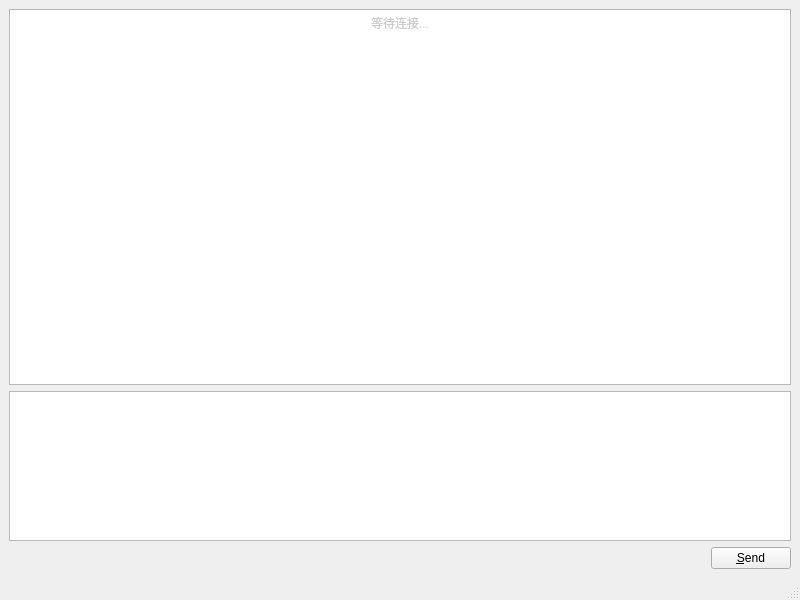
<?xml version="1.0" encoding="UTF-8"?>
<ui version="4.0">
 <class>MainWindow</class>
 <widget class="QMainWindow" name="MainWindow">
  <property name="geometry">
   <rect>
    <x>0</x>
    <y>0</y>
    <width>800</width>
    <height>600</height>
   </rect>
  </property>
  <property name="windowTitle">
   <string>OO - Server</string>
  </property>
  <widget class="QWidget" name="centralwidget">
   <layout class="QGridLayout" name="gridLayout">
    <item row="0" column="0">
     <layout class="QVBoxLayout" name="verticalLayout">
      <item>
       <widget class="QTextEdit" name="textShow">
        <property name="html">
         <string>&lt;!DOCTYPE HTML PUBLIC &quot;-//W3C//DTD HTML 4.0//EN&quot; &quot;http://www.w3.org/TR/REC-html40/strict.dtd&quot;&gt;
&lt;html&gt;&lt;head&gt;&lt;meta name=&quot;qrichtext&quot; content=&quot;1&quot; /&gt;&lt;style type=&quot;text/css&quot;&gt;
p, li { white-space: pre-wrap; }
&lt;/style&gt;&lt;/head&gt;&lt;body style=&quot; font-family:'SimSun'; font-size:9.07563pt; font-weight:400; font-style:normal;&quot;&gt;
&lt;p align=&quot;center&quot; style=&quot; margin-top:0px; margin-bottom:0px; margin-left:0px; margin-right:0px; -qt-block-indent:0; text-indent:0px;&quot;&gt;&lt;span style=&quot; font-size:9pt; color:#cccccc;&quot;&gt;等待连接...&lt;/span&gt;&lt;/p&gt;&lt;/body&gt;&lt;/html&gt;</string>
        </property>
       </widget>
      </item>
      <item>
       <widget class="QTextEdit" name="textEdit">
        <property name="maximumSize">
         <size>
          <width>16777215</width>
          <height>150</height>
         </size>
        </property>
        <property name="html">
         <string>&lt;!DOCTYPE HTML PUBLIC &quot;-//W3C//DTD HTML 4.0//EN&quot; &quot;http://www.w3.org/TR/REC-html40/strict.dtd&quot;&gt;
&lt;html&gt;&lt;head&gt;&lt;meta name=&quot;qrichtext&quot; content=&quot;1&quot; /&gt;&lt;style type=&quot;text/css&quot;&gt;
p, li { white-space: pre-wrap; }
&lt;/style&gt;&lt;/head&gt;&lt;body style=&quot; font-family:'SimSun'; font-size:9.07563pt; font-weight:400; font-style:normal;&quot;&gt;
&lt;p style=&quot;-qt-paragraph-type:empty; margin-top:0px; margin-bottom:0px; margin-left:0px; margin-right:0px; -qt-block-indent:0; text-indent:0px; font-size:9.07563pt;&quot;&gt;&lt;br /&gt;&lt;/p&gt;&lt;/body&gt;&lt;/html&gt;</string>
        </property>
       </widget>
      </item>
     </layout>
    </item>
    <item row="1" column="0">
     <layout class="QHBoxLayout" name="horizontalLayout">
      <item>
       <spacer name="horizontalSpacer">
        <property name="orientation">
         <enum>Qt::Horizontal</enum>
        </property>
        <property name="sizeHint" stdset="0">
         <size>
          <width>40</width>
          <height>20</height>
         </size>
        </property>
       </spacer>
      </item>
      <item>
       <widget class="QPushButton" name="send_btn">
        <property name="text">
         <string>&amp;Send</string>
        </property>
       </widget>
      </item>
     </layout>
    </item>
   </layout>
  </widget>
  <widget class="QMenuBar" name="menubar">
   <property name="geometry">
    <rect>
     <x>0</x>
     <y>0</y>
     <width>800</width>
     <height>26</height>
    </rect>
   </property>
  </widget>
  <widget class="QStatusBar" name="statusbar"/>
 </widget>
 <resources/>
 <connections/>
</ui>
